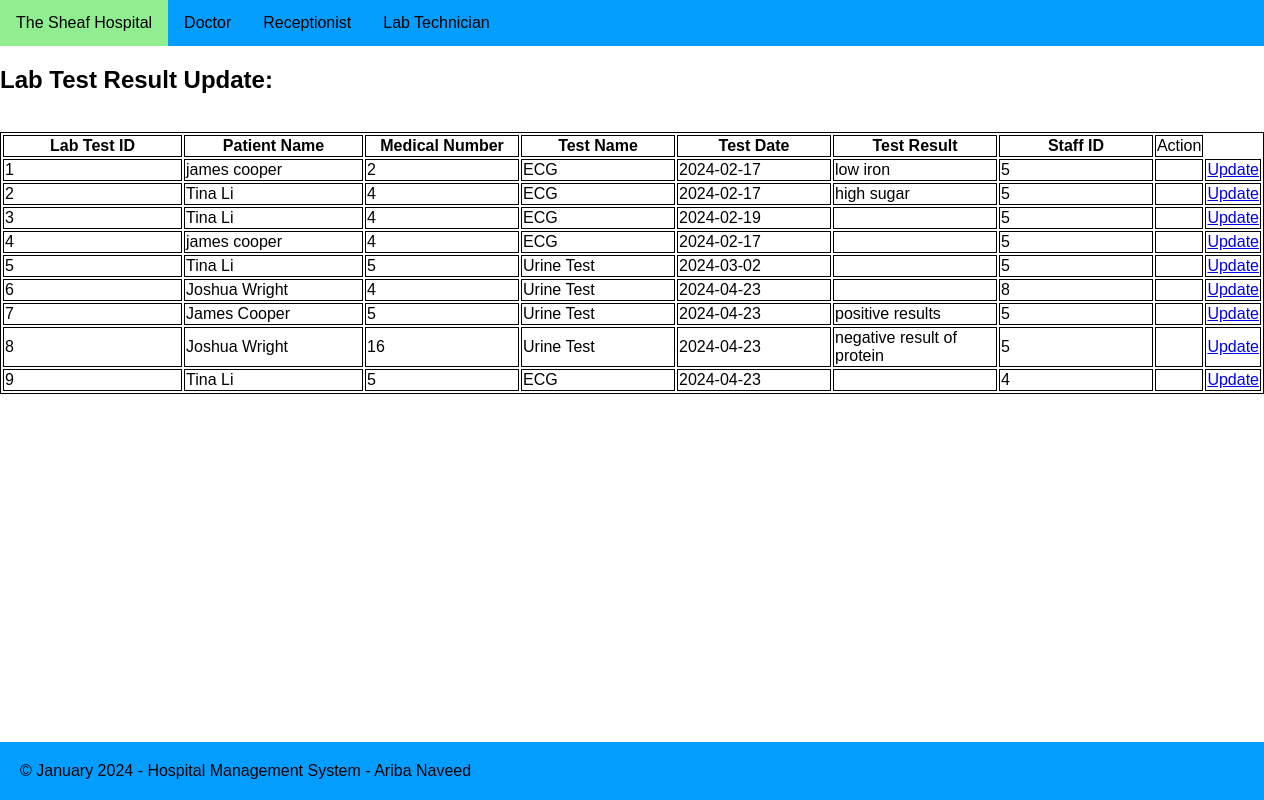
Screenshot of /labTechnician/viewlabtests.php (signed in) with the database file from the repository.
### tables this page shows
CREATE TABLE "LabTests" (
	"lab_test_id"	INTEGER,
	"patient_name"	TEXT NOT NULL,
	"medical_number"	INTEGER NOT NULL,
	"test_name"	TEXT NOT NULL,
	"test_date"	NUMERIC NOT NULL,
	"test_result"	NUMERIC,
	"staff_id"	INTEGER NOT NULL,
	PRIMARY KEY("lab_test_id" AUTOINCREMENT)
);

### labTechnician/viewlabtestsSQL.php (called while the page is built)
<?php
function getLabTests(){
    $arrayResult = array();
    $db = new SQLite3('../data/hospitalsystem.db');
    $sql = "SELECT * FROM LabTests";
    $stmt = $db->prepare($sql);
    $result = $stmt->execute();
    while ($row = $result->fetchArray()){
        $arrayResult [] = $row;
    }
    return $arrayResult;
}
?>

### labTechnician/viewlabtests.php (the view, shortened to what this page needs)
<div class="container pb-5">
    <main role="main" class="pb-3">
        <h2>Lab Test Result Update:</h2><br>
<div class="row">
    <div class="col-5">
        <table class="table table-bordered table-striped">
            <thead class="table-dark">
                <th style="min-width: 175px;">Lab Test ID</th>
                <th style="min-width: 175px;">Patient Name</th>
                <th style="min-width: 150px;">Medical Number</th>
                <th style="min-width: 150px;">Test Name</th>
                <th style="min-width: 150px;">Test Date</th>
                <th style="min-width: 150px;">Test Result</th>
                <th style="min-width: 150px;">Staff ID</th>
                <td colspan="2" align="center"> Action </td>
                </thead>
            <?php
            include 'viewlabtestsSQL.php';
            $LabTests = getLabTests();
                for ($i=0; $i<count($LabTests); $i++):
            ?>
            <tr>
                <td><?php echo $LabTests[$i]['lab_test_id']?></td>
                <td><?php echo $LabTests[$i]['patient_name']?></td>
                <td><?php echo $LabTests[$i]['medical_number']?></td>
                <td><?php echo $LabTests[$i]['test_name']?></td>
                <td><?php echo $LabTests[$i]['test_date']?></td>
                <td><?php echo $LabTests[$i]['test_result']?></td>
                <td><?php echo $LabTests[$i]['staff_id']?></td>
                <td colspan="2" align="center">
                <td><a href="updatetestresults.php?lab_test_id=<?php echo $LabTests[$i]['lab_test_id']; ?>">Update</a></td>
                </tr>
                    <?php
                    endfor;
                    ?>
                </table>
            </div>
        </div>
    </main>
</div>

### css/site.css (style rules this page uses)
body { font-family: Arial, Helvetica, sans-serif; margin: 0; background-color: #ffffff; display: flex; flex-direction: column; min-height: 100vh; }
.navbar { overflow: hidden; background-color: #009dfffc; }
.navbar a { float: left; font-size: 16px; color: #000000; text-align: center; padding: 14px 16px; text-decoration: none; }
.subnavigation { float: left; overflow: hidden; }
.subnavigation .subnavbutton { font-size: 16px; border: none; outline: none; color: #000000; padding: 14px 16px; background-color: inherit; font-family: inherit; margin: 0; }
.footer { position: fixed; bottom: 0; width: 100%; background-color: #009dfffc; text-align: left; padding: 20px; }
table, th, td { border: 1px solid; }
table { width:100%; max-height: 80vh; overflow-y: auto; }

### rows the page displays
labtests: lab_test_id "1", patient_name "james cooper", medical_number "2", test_name "ECG", test_date "2024-02-17", test_result "low iron", staff "5"
labtests: lab_test_id "2", patient_name "Tina Li", medical_number "4", test_name "ECG", test_date "2024-02-17", test_result "high sugar", staff "5"
labtests: lab_test_id "3", patient_name "Tina Li", medical_number "4", test_name "ECG", test_date "2024-02-19", staff "5"
labtests: lab_test_id "4", patient_name "james cooper", medical_number "4", test_name "ECG", test_date "2024-02-17", staff "5"
labtests: lab_test_id "5", patient_name "Tina Li", medical_number "5", test_name "Urine Test", test_date "2024-03-02", staff "5"
labtests: lab_test_id "6", patient_name "Joshua Wright", medical_number "4", test_name "Urine Test", test_date "2024-04-23", staff "8"
labtests: lab_test_id "7", patient_name "James Cooper", medical_number "5", test_name "Urine Test", test_date "2024-04-23", test_result "positive results", staff "5"
labtests: lab_test_id "8", patient_name "Joshua Wright", medical_number "16", test_name "Urine Test", test_date "2024-04-23", test_result "negative result of protein", staff "5"
labtests: lab_test_id "9", patient_name "Tina Li", medical_number "5", test_name "ECG", test_date "2024-04-23", staff "4"
